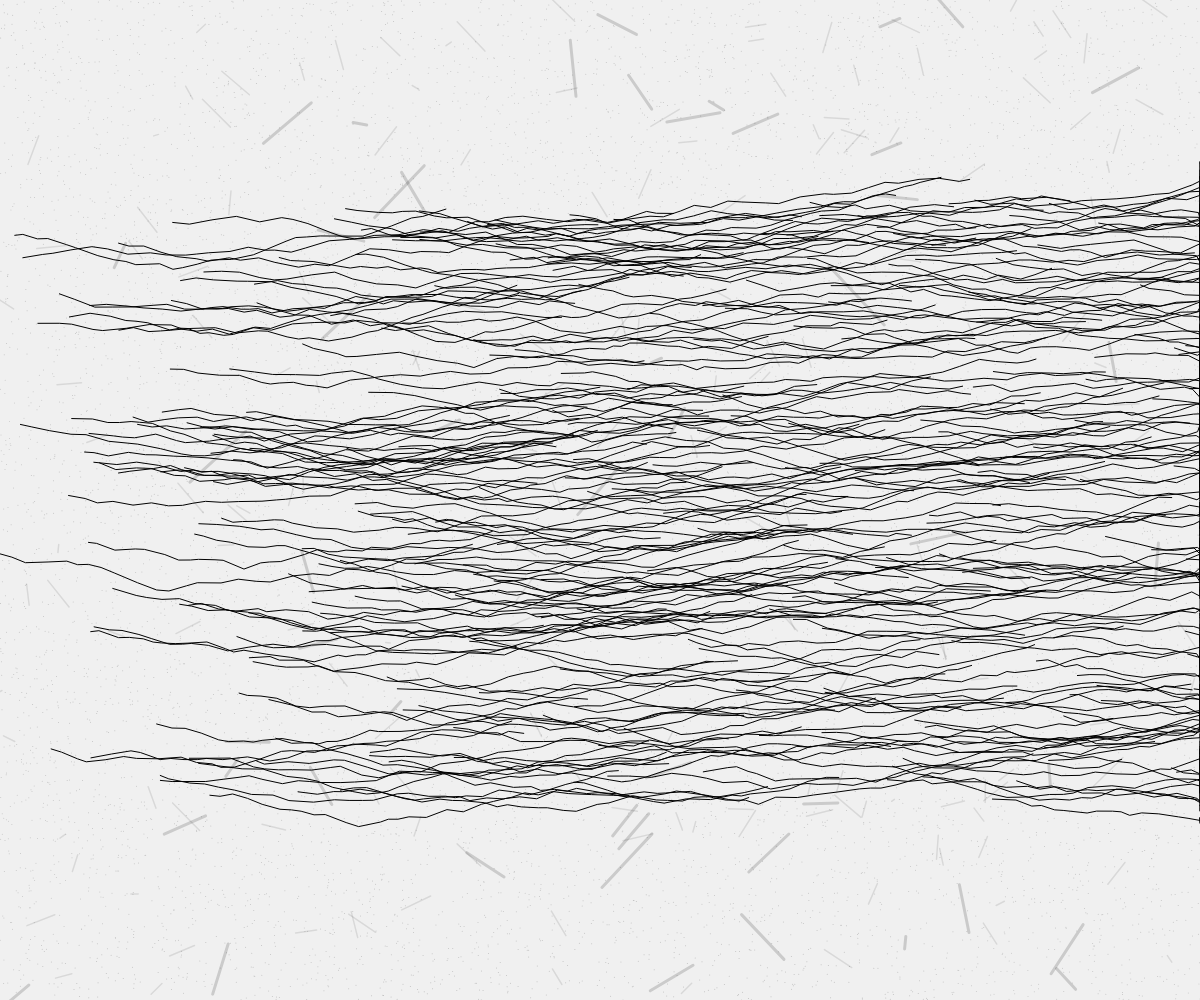
Frame 1 (no input)
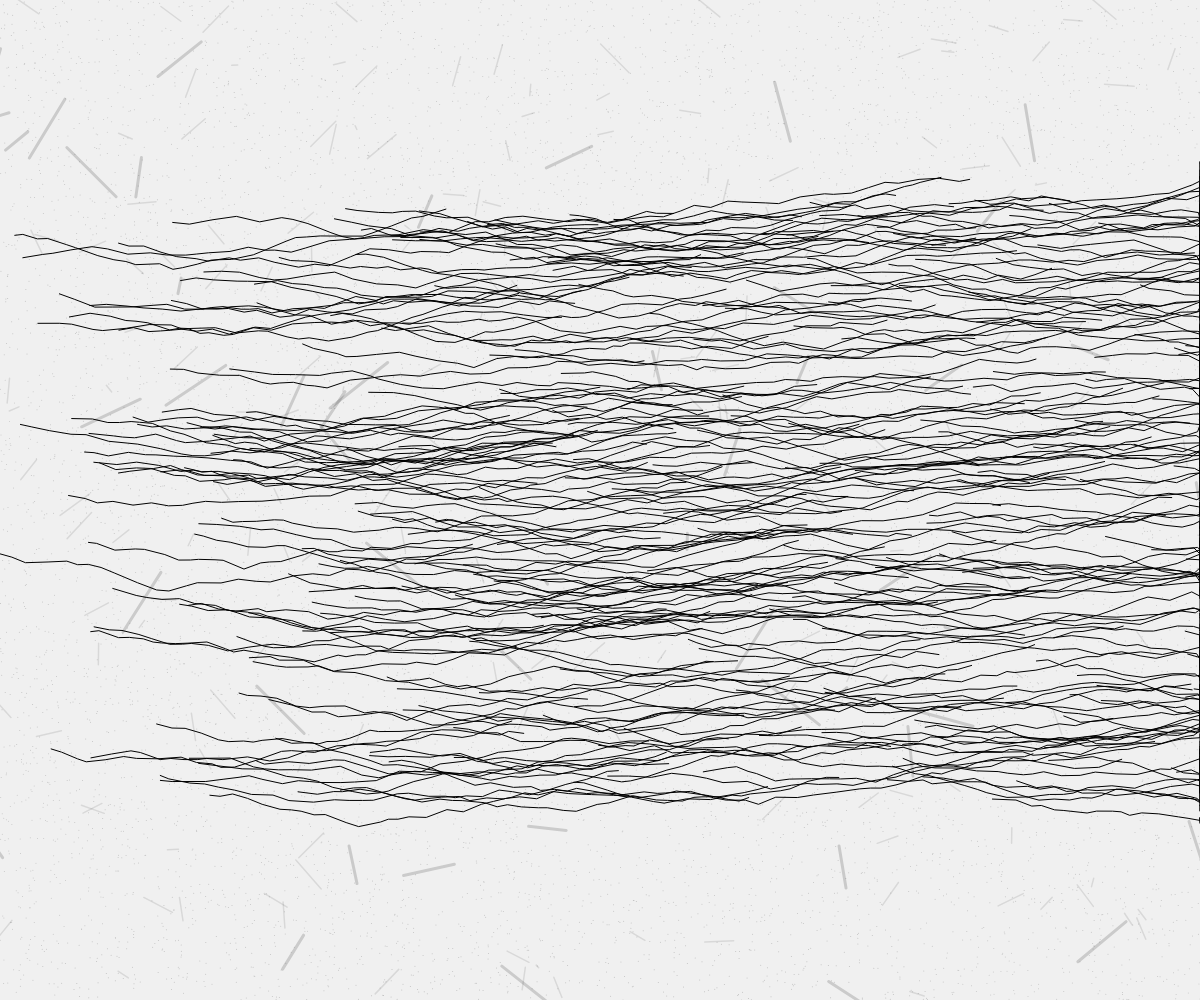
Frame 2 (the mouse pressed at the canvas centre, redrawn once)

The p5.js sketch that drew these frames (run headless with seeded random() and noise() and a simulated clock; the mouse was pressed at the canvas centre and the sketch redrawn once):

// p5.js sketch
// ── sketch.js
let pipes = [];
let newsprint;

function setup() {
  createCanvas(windowWidth, windowHeight);
  
  // Create textured background resembling aged newsprint
  newsprint = createGraphics(width, height);
  newsprint.background(240);
  newsprint.noiseDetail(2, 0.5);
  for (let i = 0; i < 10000; i++) {
    let x = random(width);
    let y = random(height);
    let n = noise(x * 0.01, y * 0.01) * 20;
    newsprint.stroke(200 - n);
    newsprint.point(x, y);
  }
  
  // Generate steam pipe segments
  for (let i = 0; i < 300; i++) {
    let startX = random(width);
    let startY = random(height * 0.2, height * 0.8);
    
    let segments = [];
    let currentX = startX;
    let currentY = startY;
    
    // Create a pipe path with varying stroke weights and organic curves
    for (let j = 0; j < 30; j++) {
      let segment = {
        x: currentX,
        y: currentY,
        size: random(2, 15)
      };
      segments.push(segment);
      
      // Random movement with some direction bias to create organic curves
      let angle = random(-0.3, 0.3) + (j > 10 ? -0.1 : 0.1);
      let length = random(8, 25);
      currentX += cos(angle) * length;
      currentY += sin(angle) * length;
      
      // Keep within canvas bounds
      currentX = constrain(currentX, 0, width);
      currentY = constrain(currentY, 0, height);
    }
    
    pipes.push(segments);
  }
}

function draw() {
  // Draw the textured background once
  image(newsprint, 0, 0);
  
  // Draw pipe segments with thick, wet ink style
  noFill();
  stroke(0);
  strokeWeight(1);
  
  for (let pipe of pipes) {
    beginShape();
    for (let segment of pipe) {
      vertex(segment.x, segment.y);
    }
    endShape();
  }
  
  // Add overlapping lines to simulate wet ink bleeding
  stroke(0, 25);
  strokeWeight(1.5);
  for (let i = 0; i < 200; i++) {
    let x1 = random(width);
    let y1 = random(height);
    let x2 = x1 + random(-30, 30);
    let y2 = y1 + random(-30, 30);
    line(x1, y1, x2, y2);
  }
  
  // Add some thicker lines to represent main steam pipes
  stroke(0, 40);
  strokeWeight(3);
  for (let i = 0; i < 50; i++) {
    let x1 = random(width);
    let y1 = random(height);
    let x2 = x1 + random(-60, 60);
    let y2 = y1 + random(-60, 60);
    line(x1, y1, x2, y2);
  }
  
  noLoop(); // Static image as required by the gate
}

function windowResized() {
  resizeCanvas(windowWidth, windowHeight);
}
